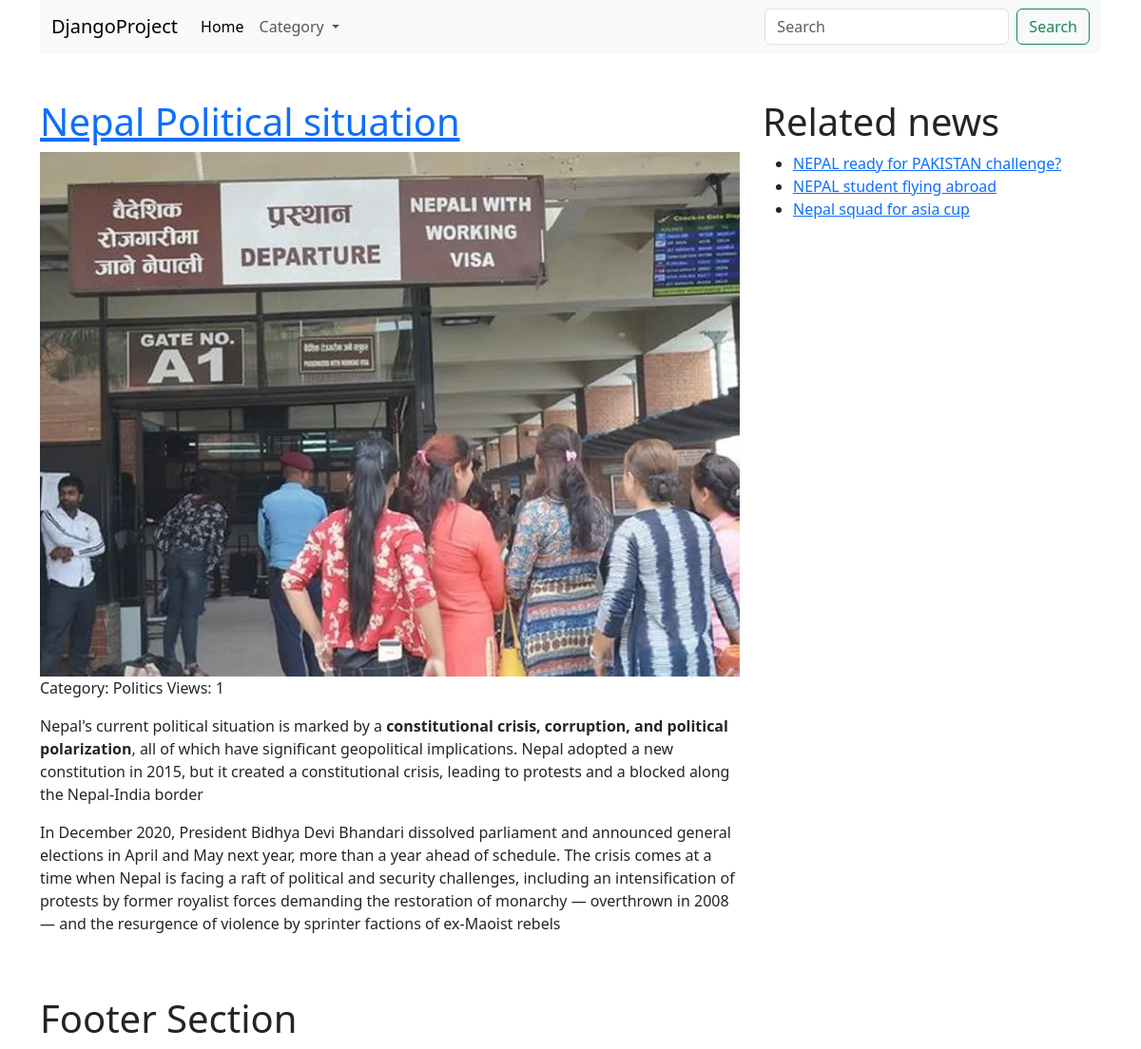
/news/nepal-political-situation, run on the app's committed database.
### blog/models.py (models this page shows, shortened)
class News(models.Model):
    category = models.ForeignKey(Category,on_delete=models.CASCADE)
    created_at = models.DateTimeField(auto_now_add=True)
    updated_at = models.DateTimeField(auto_now=True)
    title = models.CharField(max_length=100,unique=True)
    slug = models.SlugField(max_length=100,unique=True)
    image = models.ImageField(upload_to='news',blank=True)
    description = RichTextField(blank=True,null=True)
    page_views = models.IntegerField(default=0)
    is_banner =  models.IntegerField(default=0)
    class Meta:
        verbose_name_plural = 'News'

class Category(models.Model):
    name = models.CharField(max_length=100,unique=True)
    slug = models.SlugField(max_length=100,unique=True)
    order = models.IntegerField(default=0)
    image = models.ImageField(upload_to='category',blank=True)
    description = RichTextField(blank=True,null=True)

### blog/views.py (the view)
# urls.py: path('news/<slug>',views.news_details,name='news'),
def news_details(request,slug):
    obj = News.objects.get(slug=slug)
    obj.page_views += 1
    obj.save()
    data={
        'newsData': News.objects.get(slug=slug),
        'relatedNews': News.objects.all().exclude(slug=slug)
    }
    return render(request,'news.html',data)

### blog/helper.py (called while the page is built)
def global_data(request):
    data={
        'categoryData':Category.objects.all()
    }
    return data

### blog/templates/news.html (shortened to what this page needs)
{% extends 'layouts.html' %}
{% block content %}
{% load static %}
<div class="row">
    <div class="col-md-8 mt-5">
        <h1><a href="">{{newsData.title}}  </a></h1>
        {% if newsData.image %}
        <img src="{{newsData.image.url}}" class="img-fluid" alt="">
        {% endif %}
        <p>Category: {{newsData.category.name}}
            <span class="float-right">Views: {{newsData.page_views}}</span>
        <p>
           {{newsData.description | safe}}
        </p>
    </div>
    <div class="col-md-4 mt-5">
        <h1>Related news </h1>
        <ul>
            {% for rnews in relatedNews %}
            <li><a href="{% url 'news' rnews.slug %}">{{rnews.title}}</a></li>
            {% endfor %}
        </ul>
    </div>
</div>
{% endblock %}

### data on the page
News: title "Nepal Political situation", image (picture), category.name "Politics", page_views "1", description "Nepal's current political situation is marked by a constitutional crisis, corruption, and political polarization , all of which have significant geopolitical implications. Nepal adopted a new constitution in 2015, but it created a constitutional crisis, leading to protests and a blocked along the Nepal-India border In December 2020, President Bidhya Devi Bhandari dissolved parliament and announced general elections in April and May next year, more than a year ahead of schedule. The crisis comes at a time when Nepal is facing a raft of political and security challenges, including an intensification of protests by former royalist forces demanding the restoration of monarchy — overthrown in…"
News: title "NEPAL ready for PAKISTAN challenge?"
News: title "NEPAL student flying abroad"
News: title "Nepal squad for asia cup"
